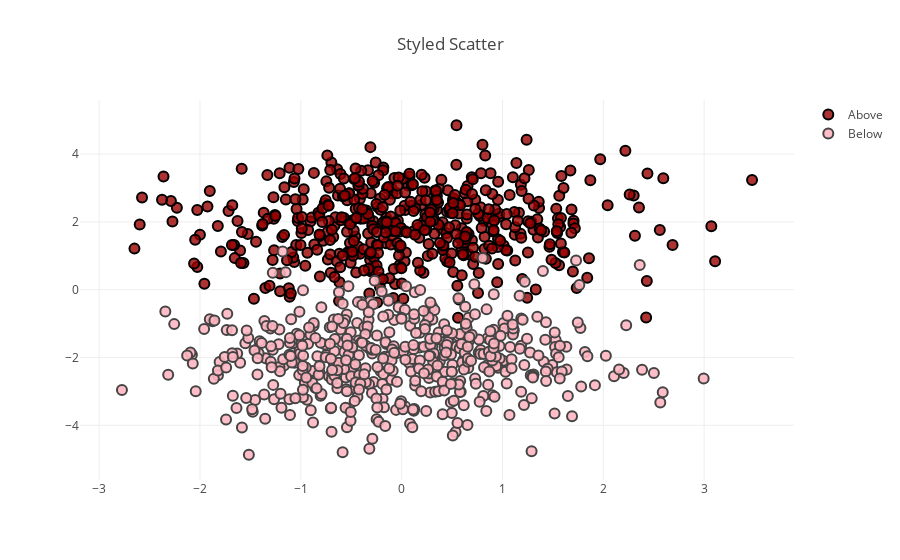

Notebook code cell kept with this figure:
### Markdown cell above
#### Style Scatter Plots

### Code cell
N = 500

trace0 = go.Scatter(
    x = np.random.randn(N),
    y = np.random.randn(N)+2,
    name = 'Above',
    mode = 'markers',
    marker = dict(
        size = 10,
        color = 'rgba(152, 0, 0, .8)',
        line = dict(
            width = 2,
            color = 'rgb(0, 0, 0)'
        )
    )
)

trace1 = go.Scatter(
    x = np.random.randn(N),
    y = np.random.randn(N)-2,
    name = 'Below',
    mode = 'markers',
    marker = dict(
        size = 10,
        color = 'rgba(255, 182, 193, .9)',
        line = dict(
            width = 2,
        )
    )
)

data = [trace0, trace1]

layout = dict(title = 'Styled Scatter',
              yaxis = dict(zeroline = False),
              xaxis = dict(zeroline = False)
             )

fig = dict(data=data, layout=layout)
py.iplot(fig, filename='styled-scatter')

### Figure 1 — Plotly figure (JSON) as saved in the notebook; plotly's stock layout.template omitted (floating-point values rounded to 4 significant figures; data arrays with more than 128 entries replaced by an {"elided": "..."} marker saying what was removed)
{"data": [{"marker": {"color": "rgba(152, 0, 0, .8)", "line": {"color": "rgb(0, 0, 0)", "width": 2}, "size": 10}, "mode": "markers", "name": "Above", "type": "scatter", "x": {"elided": "500 float values"}, "y": {"elided": "500 float values"}}, {"marker": {"color": "rgba(255, 182, 193, .9)", "line": {"width": 2}, "size": 10}, "mode": "markers", "name": "Below", "type": "scatter", "x": {"elided": "500 float values"}, "y": {"elided": "500 float values"}}], "layout": {"title": "Styled Scatter", "xaxis": {"zeroline": false}, "yaxis": {"zeroline": false}}}
